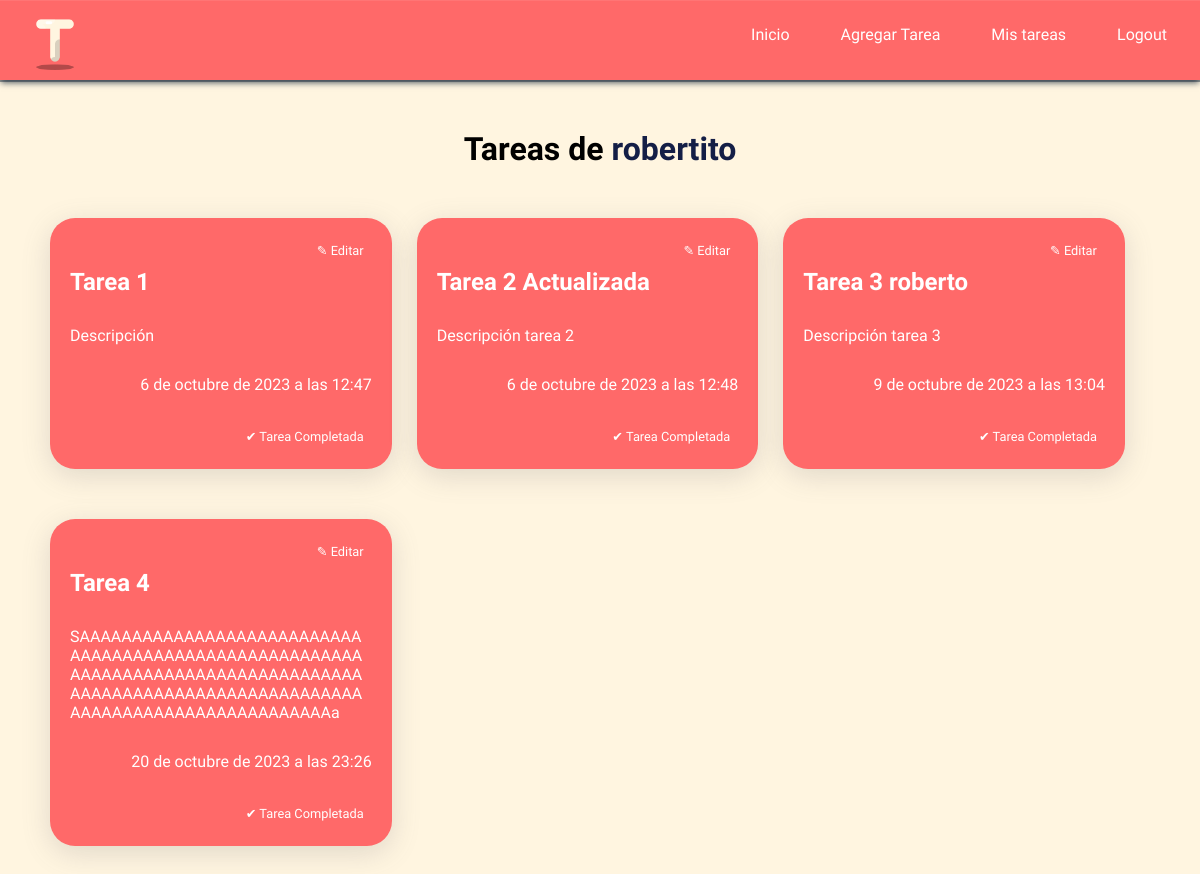
Before: /mis/tareas (signed in) with the older database file.
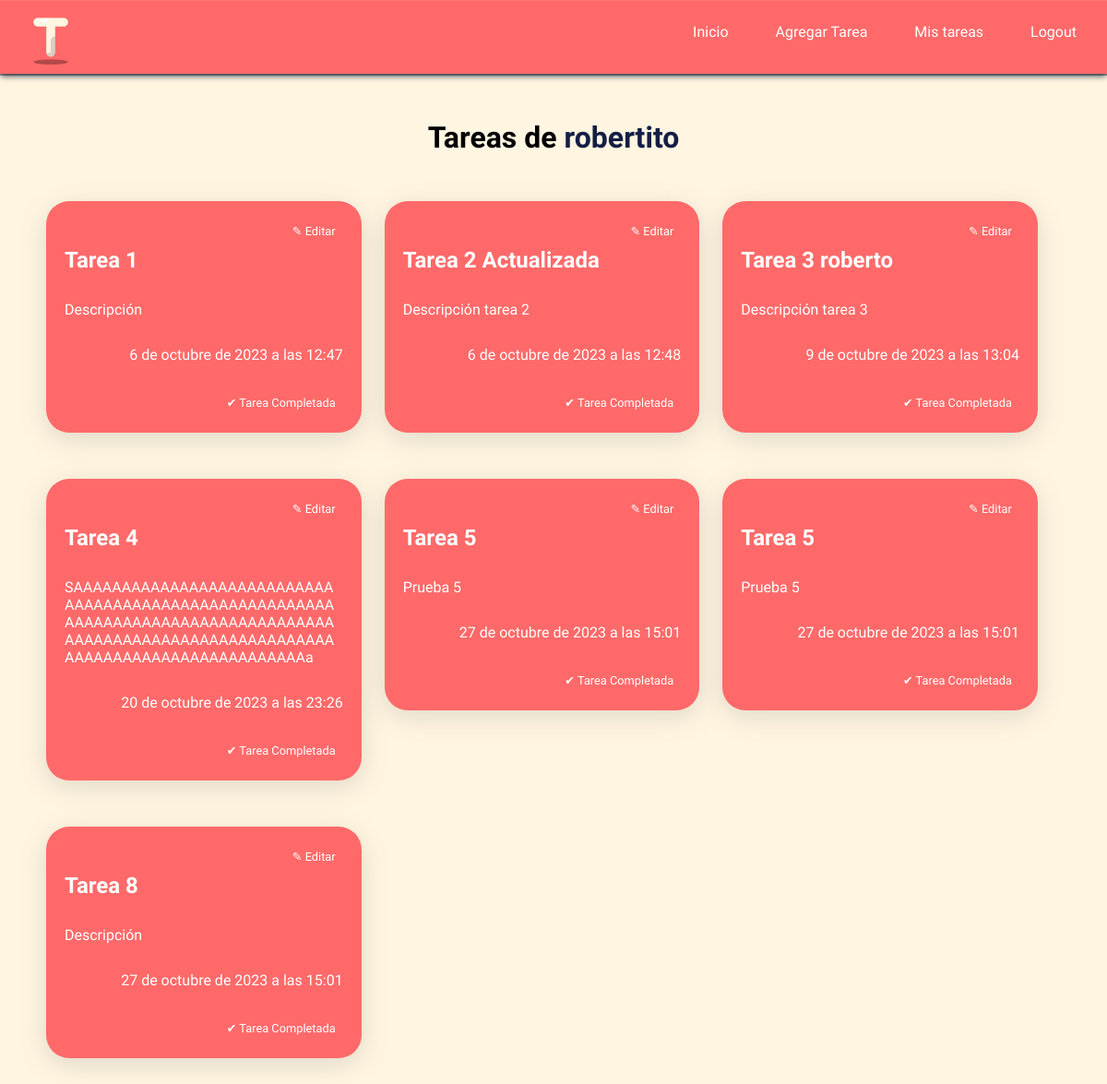
After: the same page with the newer database file.
### registro_tareas/models.py (models this page shows, shortened)
class Tarea(models.Model):
    titulo = models.CharField(max_length=200)
    descripcion = models.TextField()
    fecha_creacion = models.DateTimeField(auto_now_add=True)
    user = models.ForeignKey(User, on_delete=models.CASCADE)

### registro_tareas/views.py (the view)
# urls.py: path('mis/tareas', views.leer, name='leer'),
@login_required
def leer(request):
    usuario = request.user
    tareas = Tarea.objects.filter(user=usuario)
    return render(request, 'paginas/mis_tareas.html', {
        'tareas' : tareas,
        'usuario' : usuario,
    })

### templates/paginas/mis_tareas.html (shortened to what this page needs)
{% extends 'index.html' %}
{% load static %}
{% block style %}
<link rel="stylesheet" href="{% static 'styles/leer-tarea.css' %}">
{% endblock %}
{% block content %}
<main>
    <h1>Tareas de <span id="span-usuario">{{usuario}}</span></h1>
    <section class="container-tareas">
        {% for tarea in tareas %}
        <div class="card-tarea">
            <a href="{% url 'actualizar' tarea.id %}" id="editar-link">✎ Editar</a>
            <h3>{{ tarea.titulo }}</h3>
            <p class="parrafo-descripcion">{{ tarea.descripcion }}</p>
            <p class="parrafo-fecha">{{ tarea.fecha_creacion }}</p>
            <a href="{% url 'eliminar' tarea.id %}" class="eliminar-tarea" tarea-id={{tarea.id}}>✔ Tarea Completada</a>
        </div>
        {% empty %}
        <h3>Aún no creaste tareas, creá una!</h3>
        {% endfor %}
    </section>
</main>
{% endblock %}

### templates/index.html (shortened to what this page needs)
{% load static %}
<!DOCTYPE html>
<html lang="es">
<head>
    <link rel="stylesheet" href="{% static 'styles/style.css' %}">
    <link rel="stylesheet" href="{% static 'styles/navbar.css' %}">
    {% block style %}{% endblock %}
</head>
<body>
    {% include 'layouts/navbar.html' %}
    {% block content %}
    {% endblock %}
</body>
</html>

### templates/layouts/navbar.html (shortened to what this page needs)
{% load static %}
<nav id="navbar">
    <img src="{% static 'img/icono-taskly.png' %}" alt="Logo Taskly">
    <ul id="menu">
        <li><a href="{% url 'index' %}">Inicio</a></li>
        {% if request.user.is_authenticated %}
        <li><a href="{% url 'crear' %}">Agregar Tarea</a></li>
        <li><a href="{% url 'leer' %}">Mis tareas</a></li>
        <li><a href="{% url 'cerrar_sesion' %}">Logout</a></li>
        {% else %}
        <li><a href="{% url 'registro' %}">Registrarse</a></li>
        <li><a href="{% url 'iniciar_sesion' %}">Login</a></li>
        {% endif %}
    </ul>
</nav>

### static/styles/style.css (style rules this page uses)
* { margin: 0; padding: 0; box-sizing: border-box; }
body { background-color: #FFF5E0; font-family: 'Kanit', sans-serif; }

### static/styles/navbar.css (style rules this page uses)
nav { padding: 25px; height: 80px; background-color: #FF6969; display: flex; box-shadow: rgba(6, 24, 44, 0.4) 0px 0px 0px 2px, rgba(6, 24, 44, 0.65) 0px 4px 6px -1px, rgba(255, 255, 255, 0.08) 0px 1px 0px inset; }
nav a { text-decoration: none; color: white; padding: 5px 8px; border-radius: 5px; }
nav ul { margin-left: auto; display: flex; }
nav ul li { list-style: none; margin-left: 35px; }
nav img { align-self: center; width: 60px; }

### static/styles/leer-tarea.css (style rules this page uses)
main h1 { text-align: center; margin: 50px 0 20px 0; }
#span-usuario { color: #141E46; }
.container-tareas { display: flex; flex-wrap: wrap; align-items: flex-start; margin-top: 50px; padding: 0 50px; }
.container-tareas h3 { text-align: center; }
.card-tarea { margin: 0 25px 50px 0; padding: 20px; color: white; background-color: #FF6969; border-radius: 25px; box-sizing: border-box; width: calc(33.33% - 25px); overflow-y: hidden; display: flex; flex-direction: column; justify-content: flex-start; box-shadow: rgba(100, 100, 111, 0.2) 0px 7px 29px 0px; }
.card-tarea a { text-decoration: none; color: white; padding: 5px 8px; border-radius: 10px 5px; font-size: 0.8rem; width: fit-content; align-self: flex-end; }
#editar-link { position: absolute; }
.card-tarea h3 { margin: 30px 0; font-size: 1.5rem; word-wrap: break-word; text-align: start; }
.parrafo-descripcion { font-weight: 300; word-wrap: break-word; }
.parrafo-fecha { margin: 30px 0; font-weight: 100; align-self: flex-end; }

Changed rows visible on the page:
added Tarea: titulo "Tarea 5", descripcion "Prueba 5", fecha_creacion "27 de octubre de 2023 a las 15:01"
added Tarea: titulo "Tarea 5", descripcion "Prueba 5", fecha_creacion "27 de octubre de 2023 a las 15:01"
added Tarea: titulo "Tarea 8", descripcion "Descripción", fecha_creacion "27 de octubre de 2023 a las 15:01"
